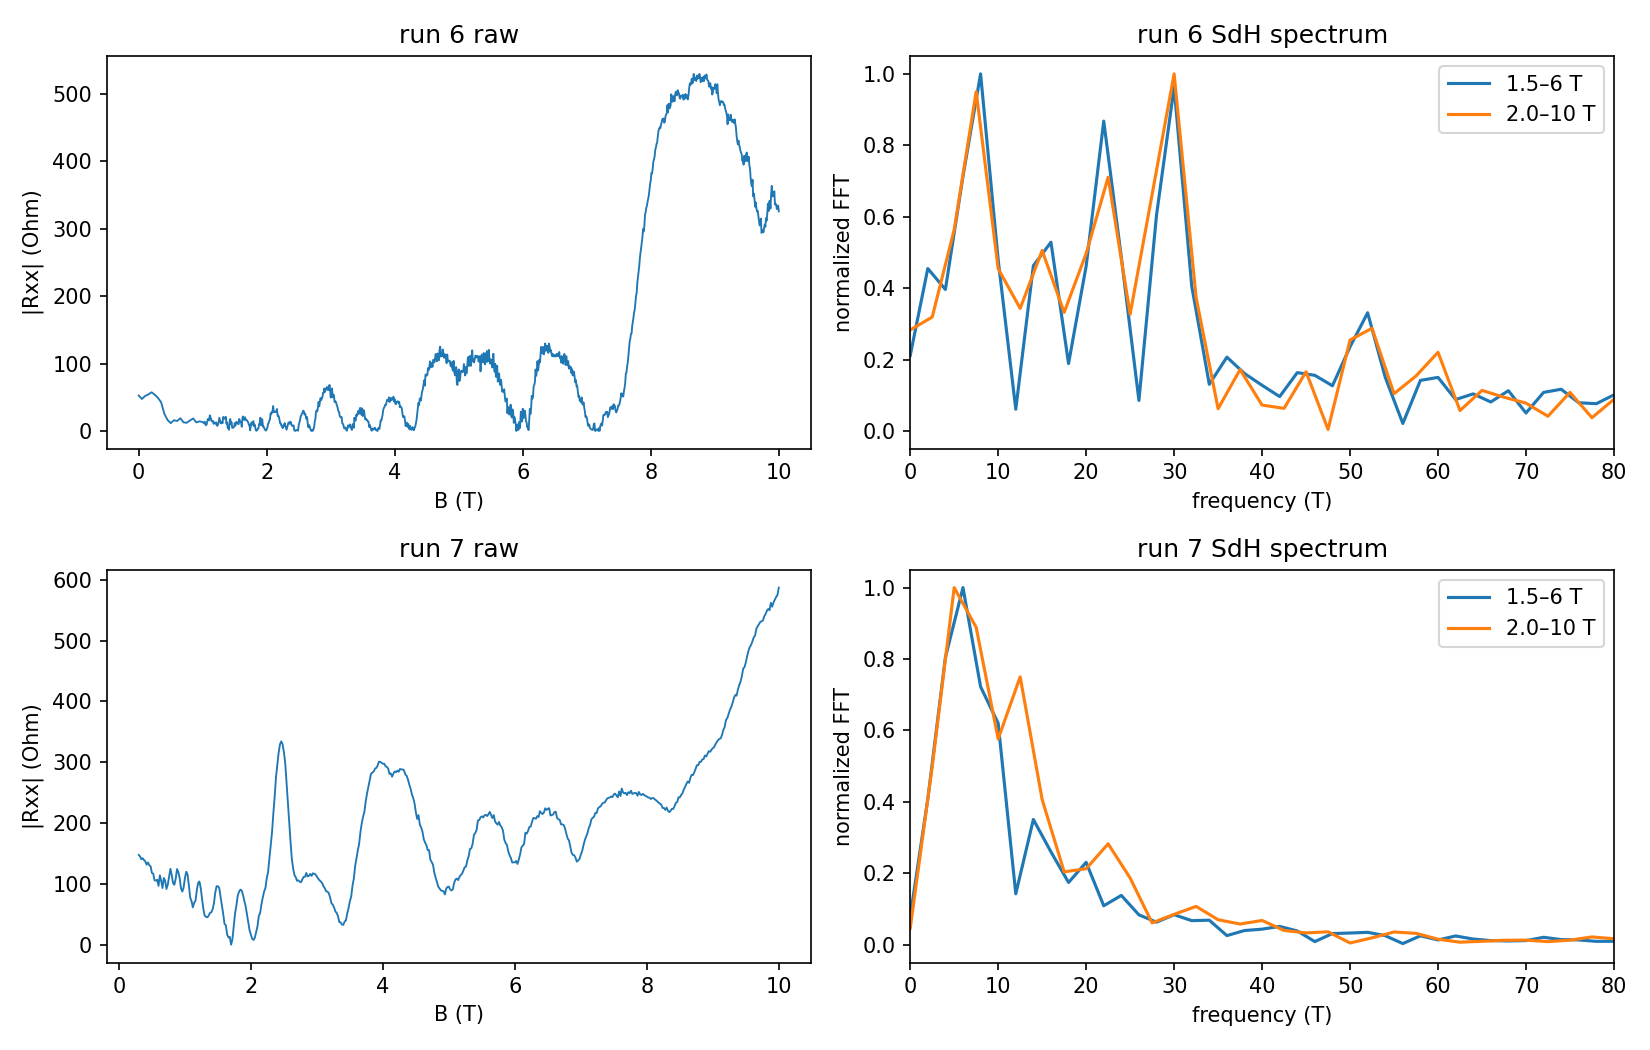

This figure's Python source:
from pathlib import Path
import numpy as np
import matplotlib
matplotlib.use('Agg')
import matplotlib.pyplot as plt
from scipy.signal import find_peaks
from hera.analysis import open_run, resolve_channels, sdh_fft, sdh_onset, luttinger_frequency

fig, axes = plt.subplots(2, 2, figsize=(11, 7))
for row, rid in enumerate((6, 7)):
    run = open_run(Path('data') / str(rid))
    channels = {c.cid: c for c in resolve_channels(run.meta)}
    b = run.col('magnet_field')
    i = run.col('sr0_X') / channels['sr0'].gain
    r = np.abs((run.col('sr1_X') / channels['sr1'].gain) / i)
    print(f'run {rid}: {len(b)} pts B {b[0]:.3f}->{b[-1]:.3f} T; R {r.min():.1f}..{r.max():.1f} Ohm; I {i.min()*1e9:.3f}..{i.max()*1e9:.3f} nA; T {run.col("T_sample").min():.3f}..{run.col("T_sample").max():.3f} K; leakage median TG/BG {np.median(run.col("k_2400_tg_curr"))*1e12:.1f}/{np.median(run.col("k_2400_bg_curr"))*1e12:.1f} pA')
    axes[row, 0].plot(b, r, lw=0.9)
    axes[row, 0].set(xlabel='B (T)', ylabel='|Rxx| (Ohm)', title=f'run {rid} raw')
    for br in ((1.5, 6), (2.0, 10)):
        try:
            f, spec = sdh_fft(r[:, None], b, b_range=br, nfft=2048, bg_degree=4)
            s = spec[0]
            p, _ = find_peaks(s)
            p = sorted((k for k in p if 2 <= f[k] <= 80), key=lambda k: s[k], reverse=True)[:8]
            print(f'run {rid} FFT B={br}: ' + ', '.join(f'{f[k]:.2f} T ({s[k]:.2g})' for k in p))
            axes[row, 1].plot(f, s/s.max(), label=f'{br[0]}–{br[1]} T')
        except Exception as e:
            print(f'run {rid} FFT {br}: {e}')
    try:
        o = sdh_onset(r, b, b_lo=0.3, b_hi=10, r_full_scale=5000)
        print(f'run {rid} onset:\n{o.summary()}')
    except Exception as e:
        print(f'run {rid} onset failed: {e}')
    axes[row, 1].set(xlim=(0, 80), xlabel='frequency (T)', ylabel='normalized FFT', title=f'run {rid} SdH spectrum')
    axes[row, 1].legend()
fig.tight_layout()
fig.savefig('hera_scratch/spot_analysis.png', dpi=150)
